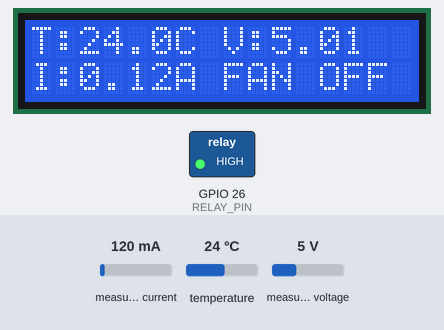
This sketch was run on a simulated ESP32. Parts: 16×2 character LCD, switched loads named in the sketch (green lamp = pin HIGH). The inputs (shaded band) are chosen by the test bench; at power-on: measured current 120 mA, temperature 24 °C, measured voltage 5 V. WiFi joins after 1.5 s; servers stay silent unless stated; uploads are accepted with an empty reply; what the sketch prints to the serial monitor is not drawn.

Above: at 7.0 s.
7.1 s: measured current set to 40 mA
At 8.0 s:
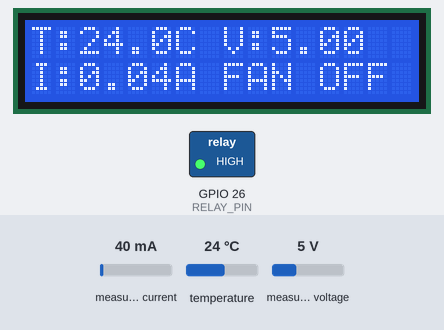
8.9 s: temperature set to 12 °C
At 10.2 s:
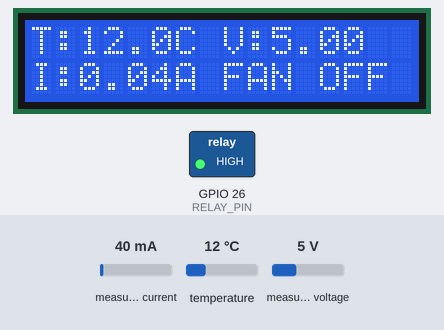
11.0 s: measured voltage set to 0.3 V
At 12.4 s:
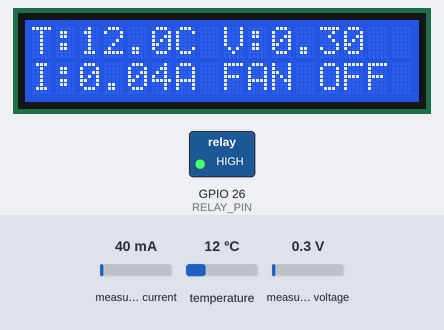
13.0 s: temperature set to 19 °C
At 14.6 s:
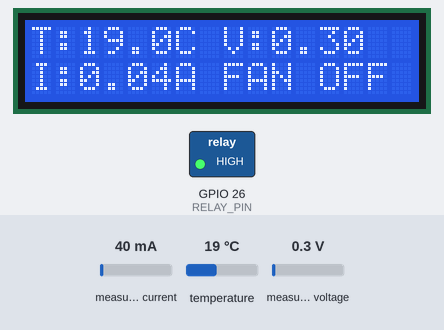
15.0 s: measured current set to 500 mA
At 16.7 s:
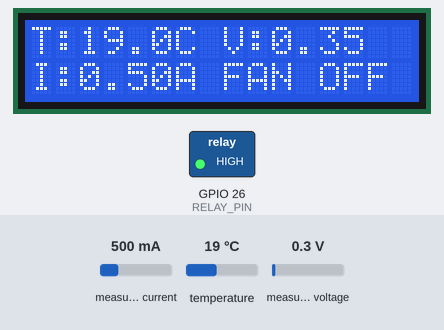
17.0 s: temperature set to 28 °C
At 18.9 s:
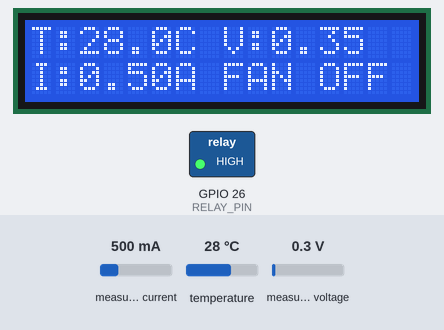
Timing chart, 0 to 20.4 s (numbered marks = the images above; inputs shaded):
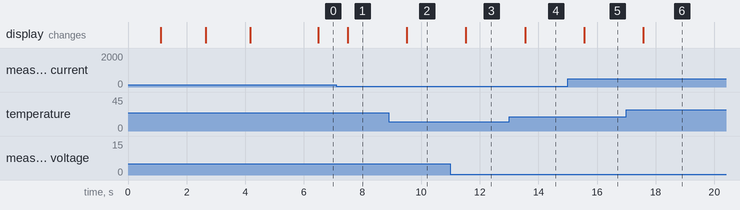

The sketch:

ev_battery_firmware.ino
```cpp
/*
 * ============================================================
 * SELF-HEALING EV BATTERY DIGITAL TWIN
 * ESP32 REAL HARDWARE FIRMWARE
 * ============================================================
 *
 * Sensors:
 *   DS18B20  -> Battery temperature
 *   INA219   -> Battery voltage/current/power
 *
 * Actuator:
 *   1-channel 5V relay -> 5V cooling fan
 *
 * Display:
 *   I2C LCD 16x2
 *
 * Communication:
 *   ESP32 -> Wi-Fi -> Python Flask Digital Twin
 *
 * No USB serial communication is used for telemetry.
 * USB is only used for programming/debugging.
 * ============================================================
 */

// ============================================================
// LIBRARIES
// ============================================================

#include <WiFi.h>
#include <HTTPClient.h>
#include <ArduinoJson.h>

#include <Wire.h>

#include <OneWire.h>
#include <DallasTemperature.h>

#include <Adafruit_INA219.h>

#include <LiquidCrystal_I2C.h>

// ============================================================
// WI-FI SETTINGS
// ============================================================

const char *ssid = "SAGAR123";
const char *password = "SAGAR1243";

// ============================================================
// PYTHON FLASK SERVER
// ============================================================

// Laptop IP address running Flask
const String serverIP = "10.29.175.245";
const int serverPort = 5000;

const String endpoint =
    "http://" +
    serverIP +
    ":" +
    String(serverPort) +
    "/update_sensor_data";

// ============================================================
// ESP32 PIN DEFINITIONS
// ============================================================

// I2C
#define I2C_SDA 21
#define I2C_SCL 22

// DS18B20
#define DS18B20_PIN 4

// Relay
#define RELAY_PIN 26

// ============================================================
// RELAY LOGIC
// ============================================================

// Your 5V relay module is active LOW.
//
// LOW  = relay ON
// HIGH = relay OFF

#define RELAY_ON LOW
#define RELAY_OFF HIGH

// ============================================================
// INA219
// ============================================================

Adafruit_INA219 ina219;

// ============================================================
// DS18B20
// ============================================================

OneWire oneWire(DS18B20_PIN);

DallasTemperature ds18b20(
    &oneWire);

// ============================================================
// LCD
// ============================================================

// Common address is 0x27.
// If your LCD scanner shows another address,
// change 0x27 accordingly.

LiquidCrystal_I2C lcd(
    0x27,
    16,
    2);

// ============================================================
// TIMING
// ============================================================

const unsigned long telemetryInterval = 1000;

unsigned long lastTelemetryTime = 0;

// ============================================================
// SETUP
// ============================================================

void setup()
{
  // --------------------------------------------------------
  // Serial is only for debugging.
  // It is NOT used for data transfer.
  // --------------------------------------------------------

  Serial.begin(115200);

  delay(1000);

  // --------------------------------------------------------
  // Relay
  // --------------------------------------------------------

  pinMode(
      RELAY_PIN,
      OUTPUT);

  // Fan initially OFF
  digitalWrite(
      RELAY_PIN,
      RELAY_OFF);

  // --------------------------------------------------------
  // I2C
  // --------------------------------------------------------

  Wire.begin(
      I2C_SDA,
      I2C_SCL);

  // --------------------------------------------------------
  // LCD
  // --------------------------------------------------------

  lcd.init();

  lcd.backlight();

  lcd.clear();

  lcd.setCursor(0, 0);

  lcd.print("EV BATTERY");

  lcd.setCursor(0, 1);

  lcd.print("Starting...");

  // --------------------------------------------------------
  // INA219
  // --------------------------------------------------------

  if (!ina219.begin())
  {
    Serial.println(
        "INA219 NOT FOUND!");

    lcd.clear();

    lcd.setCursor(0, 0);

    lcd.print("INA219 ERROR");

    lcd.setCursor(0, 1);

    lcd.print("Check wiring");

    delay(3000);
  }
  else
  {
    Serial.println(
        "INA219 OK");
  }

  // --------------------------------------------------------
  // DS18B20
  // --------------------------------------------------------

  ds18b20.begin();

  Serial.println(
      "DS18B20 initialized");

  // --------------------------------------------------------
  // Wi-Fi
  // --------------------------------------------------------

  connectWiFi();

  // --------------------------------------------------------
  // Ready
  // --------------------------------------------------------

  lcd.clear();

  lcd.setCursor(0, 0);

  lcd.print("Digital Twin");

  lcd.setCursor(0, 1);

  lcd.print("Connected");

  delay(1500);
}

// ============================================================
// MAIN LOOP
// ============================================================

void loop()
{
  // --------------------------------------------------------
  // Maintain Wi-Fi connection
  // --------------------------------------------------------

  if (WiFi.status() != WL_CONNECTED)
  {
    connectWiFi();
  }

  // --------------------------------------------------------
  // Telemetry interval
  // --------------------------------------------------------

  unsigned long currentMillis =
      millis();

  if (
      currentMillis -
          lastTelemetryTime >=
      telemetryInterval)
  {
    lastTelemetryTime =
        currentMillis;

    // ----------------------------------------------------
    // READ DS18B20
    // ----------------------------------------------------

    ds18b20.requestTemperatures();

    float temperature =
        ds18b20.getTempCByIndex(0);

    // ----------------------------------------------------
    // READ INA219
    // ----------------------------------------------------

    float busVoltage =
        ina219.getBusVoltage_V();

    float shuntVoltage =
        ina219.getShuntVoltage_mV();

    float current_mA =
        ina219.getCurrent_mA();

    // ----------------------------------------------------
    // Battery voltage
    //
    // INA219 bus voltage + shunt voltage
    // ----------------------------------------------------

    float batteryVoltage =
        busVoltage +
        (shuntVoltage / 1000.0);

    // ----------------------------------------------------
    // Convert current to amperes
    // ----------------------------------------------------

    float currentA =
        current_mA / 1000.0;

    // ----------------------------------------------------
    // Power
    // ----------------------------------------------------

    float powerW =
        batteryVoltage *
        currentA;

    // ----------------------------------------------------
    // Validate temperature
    // ----------------------------------------------------

    if (
        temperature == DEVICE_DISCONNECTED_C)
    {
      Serial.println(
          "DS18B20 read error");

      lcd.clear();

      lcd.setCursor(0, 0);

      lcd.print("TEMP SENSOR");

      lcd.setCursor(0, 1);

      lcd.print("ERROR");

      return;
    }

    // ----------------------------------------------------
    // SERIAL DEBUG
    // ----------------------------------------------------

    Serial.println(
        "-----------------------------");

    Serial.printf(
        "Temperature : %.2f C\n",
        temperature);

    Serial.printf(
        "Voltage     : %.3f V\n",
        batteryVoltage);

    Serial.printf(
        "Current     : %.3f A\n",
        currentA);

    Serial.printf(
        "Power       : %.3f W\n",
        powerW);

    Serial.print(
        "WiFi IP     : ");

    Serial.println(
        WiFi.localIP());

    // ----------------------------------------------------
    // LCD
    // ----------------------------------------------------

    updateLCD(
        temperature,
        batteryVoltage,
        currentA);

    // ----------------------------------------------------
    // SEND TO PYTHON
    // ----------------------------------------------------

    sendTelemetry(
        temperature,
        batteryVoltage,
        currentA);
  }
}

// ============================================================
// WI-FI CONNECTION
// ============================================================

void connectWiFi()
{
  Serial.println();

  Serial.print(
      "Connecting to Wi-Fi: ");

  Serial.println(
      ssid);

  lcd.clear();

  lcd.setCursor(0, 0);

  lcd.print("WiFi Connecting");

  WiFi.begin(
      ssid,
      password);

  int retryCount = 0;

  while (
      WiFi.status() != WL_CONNECTED &&
      retryCount < 20)
  {
    delay(500);

    Serial.print(".");

    retryCount++;
  }

  if (
      WiFi.status() ==
      WL_CONNECTED)
  {
    Serial.println();

    Serial.println(
        "WiFi connected!");

    Serial.print(
        "ESP32 IP: ");

    Serial.println(
        WiFi.localIP());

    lcd.clear();

    lcd.setCursor(0, 0);

    lcd.print("WiFi Connected");

    lcd.setCursor(0, 1);

    lcd.print(
        WiFi.localIP());

    delay(1500);
  }
  else
  {
    Serial.println();

    Serial.println(
        "WiFi connection failed");

    lcd.clear();

    lcd.setCursor(0, 0);

    lcd.print("WiFi FAILED");

    lcd.setCursor(0, 1);

    lcd.print("Retrying...");
  }
}

// ============================================================
// SEND TELEMETRY TO PYTHON
// ============================================================

void sendTelemetry(
    float temperature,
    float voltage,
    float current)
{
  if (
      WiFi.status() !=
      WL_CONNECTED)
  {
    Serial.println(
        "WiFi not connected");

    return;
  }

  HTTPClient http;

  // --------------------------------------------------------
  // Start HTTP connection
  // --------------------------------------------------------

  http.begin(
      endpoint);

  http.addHeader(
      "Content-Type",
      "application/json");

  // --------------------------------------------------------
  // Create JSON
  // --------------------------------------------------------

  StaticJsonDocument<256> doc;

  doc["source"] =
      "esp32";

  doc["temperature"] =
      temperature;

  doc["voltage"] =
      voltage;

  doc["current"] =
      current;

  String requestBody;

  serializeJson(
      doc,
      requestBody);

  Serial.print(
      "Sending JSON: ");

  Serial.println(
      requestBody);

  // --------------------------------------------------------
  // HTTP POST
  // --------------------------------------------------------

  int httpResponseCode =
      http.POST(
          requestBody);

  // --------------------------------------------------------
  // Process response
  // --------------------------------------------------------

  if (
      httpResponseCode == 200)
  {
    String responseString =
        http.getString();

    Serial.print(
        "Python response: ");

    Serial.println(
        responseString);

    // ----------------------------------------------------
    // Parse response
    // ----------------------------------------------------

    StaticJsonDocument<512>
        responseDoc;

    DeserializationError error =
        deserializeJson(
            responseDoc,
            responseString);

    if (!error)
    {
      JsonObject commands =
          responseDoc["commands"];

      bool relayState =
          commands["relay"] |
          false;

      bool fanState =
          commands["fan"] |
          false;

      bool buzzerState =
          commands["buzzer"] |
          false;

      // ------------------------------------------------
      // Fan is physically controlled by RELAY.
      //
      // If Python requests fan ON,
      // turn relay ON.
      //
      // If Python requests critical isolation,
      // relay can be OFF.
      // ------------------------------------------------

      if (
          !relayState)
      {
        // Critical battery isolation
        digitalWrite(
            RELAY_PIN,
            RELAY_OFF);
      }
      else if (
          fanState)
      {
        // Cooling required
        digitalWrite(
            RELAY_PIN,
            RELAY_ON);
      }
      else
      {
        // Normal operation
        digitalWrite(
            RELAY_PIN,
            RELAY_OFF);
      }

      Serial.print(
          "Relay: ");

      Serial.println(
          digitalRead(RELAY_PIN) == RELAY_ON
              ? "ON"
              : "OFF");

      Serial.print(
          "Fan command: ");

      Serial.println(
          fanState
              ? "ON"
              : "OFF");

      Serial.print(
          "Buzzer command: ");

      Serial.println(
          buzzerState
              ? "ON"
              : "OFF");
    }
    else
    {
      Serial.print(
          "JSON error: ");

      Serial.println(
          error.c_str());
    }
  }
  else
  {
    Serial.print(
        "HTTP error: ");

    Serial.println(
        httpResponseCode);
  }

  // --------------------------------------------------------
  // Close HTTP
  // --------------------------------------------------------

  http.end();
}

// ============================================================
// LCD UPDATE
// ============================================================

void updateLCD(
    float temperature,
    float voltage,
    float current)
{
  lcd.clear();

  // --------------------------------------------------------
  // Line 1: Temperature
  // --------------------------------------------------------

  lcd.setCursor(0, 0);

  lcd.print("T:");

  lcd.print(
      temperature,
      1);

  lcd.print("C ");

  lcd.print("V:");

  lcd.print(
      voltage,
      2);

  // --------------------------------------------------------
  // Line 2: Current
  // --------------------------------------------------------

  lcd.setCursor(0, 1);

  lcd.print("I:");

  lcd.print(
      current,
      2);

  lcd.print("A ");

  if (
      digitalRead(RELAY_PIN) == RELAY_ON)
  {
    lcd.print("FAN ON");
  }
  else
  {
    lcd.print("FAN OFF");
  }
}
```

Measured:
- after the input at 7.1 s, the display: changes after 0.39 s (image 1)
- after the input at 8.9 s, the display: changes after 0.61 s (image 2)
- after the input at 11.0 s, the display: changes after 0.53 s (image 3)
- after the input at 13.0 s, the display: changes after 0.55 s (image 4)
- after the input at 15.0 s, the display: changes after 0.57 s (image 5)
- after the input at 17.0 s, the display: changes after 0.58 s (image 6)
